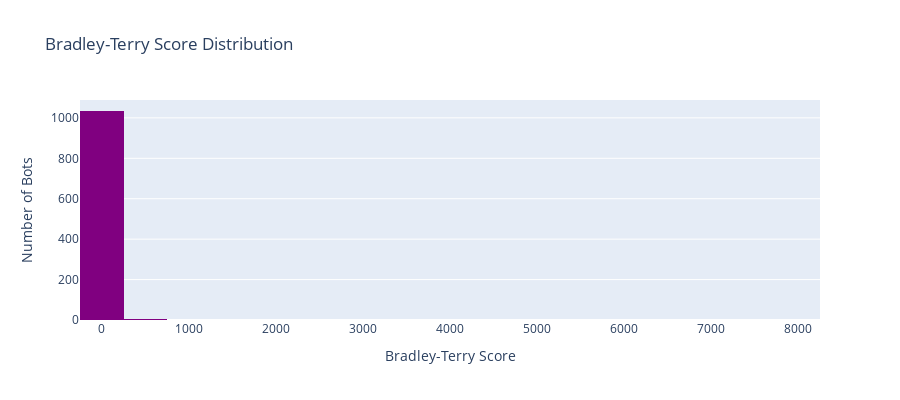

Notebook code cell kept with this figure:
### Code cell
# Bradley-Terry score distribution
fig = go.Figure()

fig.add_trace(
    go.Histogram(
        x=bt_df["bt_score"],
        nbinsx=30,
        name="BT Score Distribution",
        marker_color="purple",
    )
)

fig.update_layout(
    title="Bradley-Terry Score Distribution",
    xaxis_title="Bradley-Terry Score",
    yaxis_title="Number of Bots",
    height=400,
)
fig.show()

### Figure 1 — Plotly figure (JSON) as saved in the notebook; plotly's stock layout.template omitted (floating-point values rounded to 4 significant figures; data arrays with more than 128 entries replaced by an {"elided": "..."} marker saying what was removed)
{"data": [{"marker": {"color": "purple"}, "name": "BT Score Distribution", "nbinsx": 30, "type": "histogram", "x": {"elided": "1043 float values"}}], "layout": {"height": 400, "title": {"text": "Bradley-Terry Score Distribution"}, "xaxis": {"title": {"text": "Bradley-Terry Score"}}, "yaxis": {"title": {"text": "Number of Bots"}}}}
